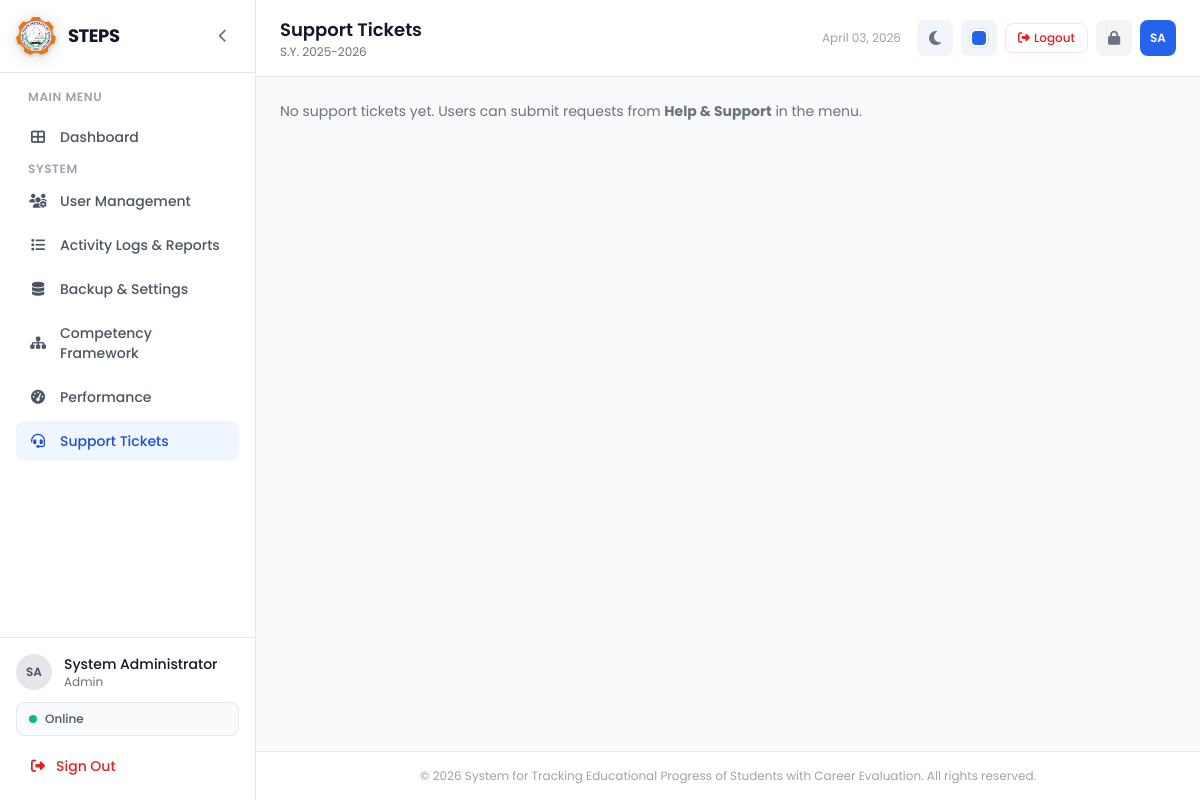
Before: /admin/support.php (signed in) with the older database file.
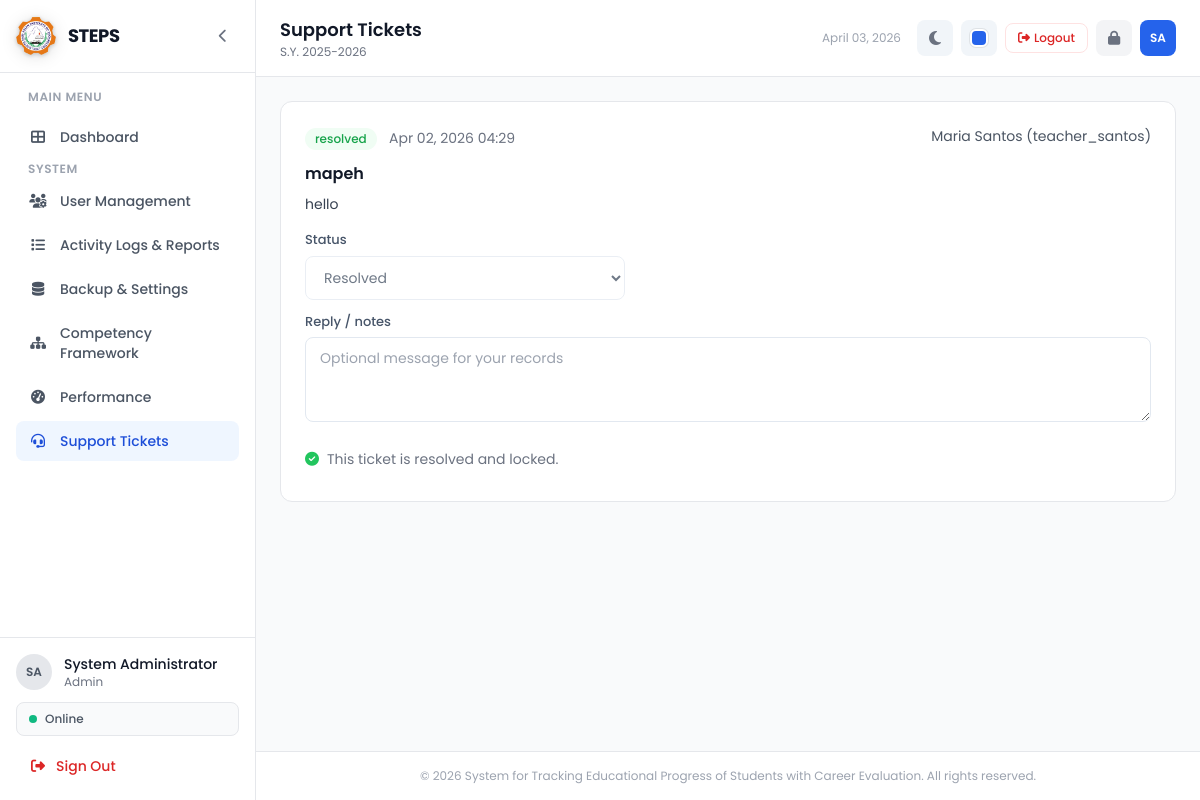
After: the same page with the newer database file.
### tables this page shows
CREATE TABLE IF NOT EXISTS `support_tickets` (
  `id` int NOT NULL AUTO_INCREMENT,
  `user_id` int NOT NULL,
  `subject` varchar(200) NOT NULL,
  `message` text NOT NULL,
  `status` enum('open','in_progress','resolved') NOT NULL DEFAULT 'open',
  `admin_reply` text,
  `replied_by` int DEFAULT NULL,
  `created_at` timestamp NULL DEFAULT CURRENT_TIMESTAMP,
  `updated_at` timestamp NULL DEFAULT CURRENT_TIMESTAMP ON UPDATE CURRENT_TIMESTAMP,
  PRIMARY KEY (`id`),
  KEY `user_id` (`user_id`),
  KEY `replied_by` (`replied_by`),
  KEY `idx_support_status` (`status`)
);

CREATE TABLE IF NOT EXISTS `users` (
  `id` int NOT NULL AUTO_INCREMENT,
  `username` varchar(50) NOT NULL,
  `password` varchar(255) NOT NULL,
  `full_name` varchar(100) NOT NULL,
  `email` varchar(100) DEFAULT NULL,
  `role` enum('admin','teacher','guidance') NOT NULL DEFAULT 'teacher',
  `status` enum('active','inactive') NOT NULL DEFAULT 'active',
  `created_at` timestamp NULL DEFAULT CURRENT_TIMESTAMP,
  `updated_at` timestamp NULL DEFAULT CURRENT_TIMESTAMP ON UPDATE CURRENT_TIMESTAMP,
  PRIMARY KEY (`id`),
  UNIQUE KEY `username` (`username`)
);

### config/constants.php (called while the page is built, shortened)
<?php
function sanitize($data) {
    return htmlspecialchars(strip_tags(trim($data)), ENT_QUOTES, 'UTF-8');
}

### admin/support.php (the view, shortened to what this page needs)
<?php
require_once __DIR__ . '/../includes/header.php';
$tickets = [];
try {
    $tickets = $pdo->query("SELECT t.*, u.full_name, u.username FROM support_tickets t JOIN users u ON t.user_id = u.id ORDER BY t.updated_at DESC")->fetchAll();
} catch (PDOException $e) {
    $tickets = [];
}
require_once __DIR__ . '/../includes/sidebar.php';
?>
<div class="space-y-6">
    <?php foreach ($tickets as $t): ?>
        <div class="bg-white border border-gray-200 rounded-xl p-6">
            <div class="flex flex-wrap justify-between gap-2 mb-3">
                <div>
                    <span class="badge <?= $t['status'] === 'resolved' ? 'badge-green' : ($t['status'] === 'in_progress' ? 'badge-amber' : 'badge-blue') ?>"><?= sanitize($t['status']) ?></span>
                    <span class="text-sm text-gray-500 ml-2"><?= date('M d, Y H:i', strtotime($t['created_at'])) ?></span>
                </div>
                <span class="text-sm text-gray-600"><?= sanitize($t['full_name']) ?> (<?= sanitize($t['username']) ?>)</span>
            </div>
            <h3 class="font-semibold text-gray-900 mb-2"><?= sanitize($t['subject']) ?></h3>
            <p class="text-sm text-gray-700 whitespace-pre-wrap mb-4"><?= sanitize($t['message']) ?></p>
            <form method="post" class="space-y-3" <?= $t['status'] === 'resolved' ? 'onsubmit="return false;"' : '' ?>>
                <div>
                    <label class="form-label">Status</label>
                    <select name="status" class="form-select max-w-xs" <?= $t['status'] === 'resolved' ? 'disabled' : '' ?>>
                        <option value="resolved" <?= $t['status'] === 'resolved' ? 'selected' : '' ?>>Resolved</option>
                    </select>
                </div>
                <div>
                    <label class="form-label">Reply / notes</label>
                    <textarea name="admin_reply" class="form-input" rows="3" placeholder="Optional message for your records" <?= $t['status'] === 'resolved' ? 'disabled' : '' ?>><?= sanitize($t['admin_reply'] ?? '') ?></textarea>
                </div>
                <?php if ($t['status'] === 'resolved'): ?>
                    <div class="flex items-center gap-2 text-sm text-gray-500 py-2">
                        <i class="fas fa-check-circle text-green-500"></i>
                        <span>This ticket is resolved and locked.</span>
                    </div>
                <?php else: ?>
                    <button type="submit" class="btn btn-primary btn-sm"><i class="fas fa-save"></i> Update ticket</button>
                <?php endif; ?>
            </form>
        </div>
    <?php endforeach; ?>
    <?php if (empty($tickets)): ?>
        <p class="text-gray-500 text-sm">No support tickets yet. Users can submit requests from <strong>Help &amp; Support</strong> in the menu.</p>
    <?php endif; ?>
</div>
<?php require_once __DIR__ . '/../includes/footer.php'; ?>

Changed rows visible on the page:
added support_tickets: status "resolved", created_at "Apr 02, 2026 04:29", user.full_name "Maria Santos", user.username "teacher_santos", subject "mapeh", message "hello", status "Resolved", shows "This ticket is resolved and locked."
Other visible differences:
text no longer shown: "No support tickets yet. Users can submit requests from Help & Support in the menu."
